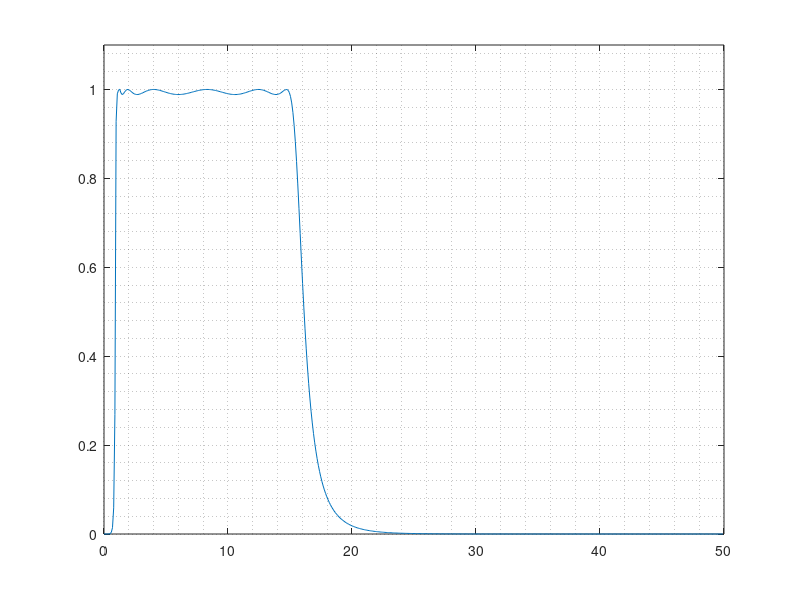

MATLAB code for this plot: (Note: this script raises an error after producing the figure.)
clc
clear
close all

%% design parameters

Fs = 100;
fc1 = 1;
fc2 = 15;

[b,a] = cheby1(7,0.1,[fc1 fc2]/(Fs/2));
[H,f] = freqz(b,a);

f = f/pi*Fs/2;

plot(f,abs(H))
grid minor
axis([0 50 0 1.1])

%% initilize parameters

c = 0;

window = 100;
noverlap = 50;
nfft = 128;
Fs = 100;

wname = 'db4';

Case = {'AFIB','APB','Bigeminy','LBBBB','NSR','PR','PVC','RBBBB'};

m = size(Case);

for case_ = 1:m(2)
    
    %% load data
    
    dir1 = ['../data/' Case{case_} '/'];
    list = ls(dir1);
    list(1:2,:) = [];
    
    [num_data,~] = size(list);
    
    for n = 1:num_data
        
        disp(list(n,:))
        load([dir1 '/' list(n,:)]);
        ecg = val;
        
        %% filter signal
        
        ecg_denoise = filtfilt(b,a,ecg);
        
        subplot(211);plot(ecg);title('noisy signal')
        subplot(212);plot(ecg_denoise);title('denoised signal')
        
        [~,len] = size(ecg);
        
        %% Segment signal
        
        num_len = 6;
        seg_len = len/num_len;
        
        for seg = 1:num_len
            
            c = c+1;
            ecg_seg = ecg_denoise((seg-1)*seg_len+1:seg*seg_len);
            
            %% Time-Fourier transform
            % Short time Fourier transform
            [S,F,T] = spectrogram(ecg_seg,window,noverlap,nfft,Fs);
            S = S./max(S(:));
            stft = imresize(S,[28,28]);
            
            % Continuous wavelet transform
            wt = cwt(ecg_seg);
            wt = wt/max(wt(:));
            wave = imresize(wt,[28,28]);
            
            fea(:,:,1) = stft;
            fea(:,:,2) = wave;
            
            %% feature map
            
            feature(:,:,:,c) = fea;
            
            %% set labels
            
            switch Case{case_}
                case 'AFIB'
                    label(c) = 1;
                case 'APB'
                    label(c) = 2;
                case 'Bigeminy'
                    label(c) = 3;
                case 'LBBBB'
                    label(c) = 4;
                case 'NSR'
                    label(c) = 5;
                case 'PR'
                    label(c) = 6;
                case 'PVC'
                    label(c) = 7;
                case 'RBBBB'
                    label(c) = 8;
            end
            
        end
        
    end
    
    clc
    
end



